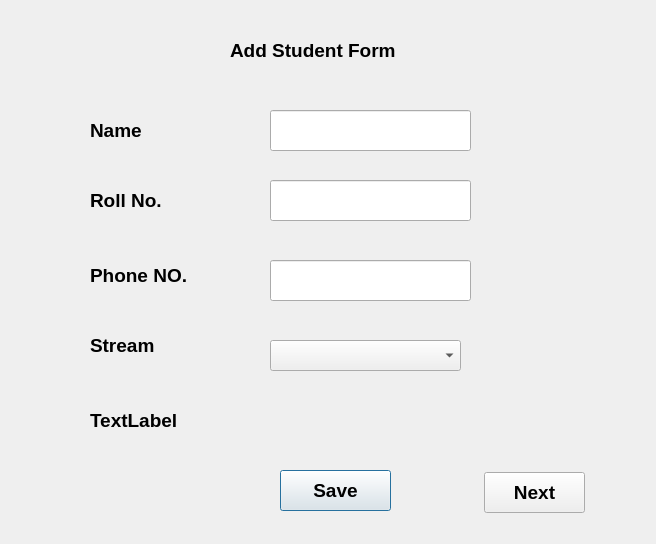
<?xml version="1.0" encoding="UTF-8"?>
<ui version="4.0">
 <class>add_student</class>
 <widget class="QDialog" name="add_student">
  <property name="geometry">
   <rect>
    <x>0</x>
    <y>0</y>
    <width>656</width>
    <height>544</height>
   </rect>
  </property>
  <property name="font">
   <font>
    <pointsize>14</pointsize>
    <weight>75</weight>
    <bold>true</bold>
   </font>
  </property>
  <property name="windowTitle">
   <string>Student Management System</string>
  </property>
  <widget class="QLabel" name="label">
   <property name="geometry">
    <rect>
     <x>230</x>
     <y>30</y>
     <width>271</width>
     <height>41</height>
    </rect>
   </property>
   <property name="text">
    <string>Add Student Form</string>
   </property>
  </widget>
  <widget class="QLabel" name="label_2">
   <property name="geometry">
    <rect>
     <x>90</x>
     <y>110</y>
     <width>121</width>
     <height>41</height>
    </rect>
   </property>
   <property name="text">
    <string>Name</string>
   </property>
  </widget>
  <widget class="QLabel" name="label_3">
   <property name="geometry">
    <rect>
     <x>90</x>
     <y>190</y>
     <width>121</width>
     <height>20</height>
    </rect>
   </property>
   <property name="text">
    <string>Roll No.</string>
   </property>
  </widget>
  <widget class="QLabel" name="label_4">
   <property name="geometry">
    <rect>
     <x>90</x>
     <y>260</y>
     <width>111</width>
     <height>31</height>
    </rect>
   </property>
   <property name="text">
    <string>Phone NO.</string>
   </property>
  </widget>
  <widget class="QLabel" name="label_5">
   <property name="geometry">
    <rect>
     <x>90</x>
     <y>330</y>
     <width>111</width>
     <height>31</height>
    </rect>
   </property>
   <property name="text">
    <string>Stream</string>
   </property>
  </widget>
  <widget class="QLabel" name="lbl_msg">
   <property name="geometry">
    <rect>
     <x>90</x>
     <y>400</y>
     <width>471</width>
     <height>41</height>
    </rect>
   </property>
   <property name="text">
    <string>TextLabel</string>
   </property>
  </widget>
  <widget class="QPushButton" name="btn_saave">
   <property name="geometry">
    <rect>
     <x>280</x>
     <y>470</y>
     <width>111</width>
     <height>41</height>
    </rect>
   </property>
   <property name="text">
    <string>Save</string>
   </property>
  </widget>
  <widget class="QPushButton" name="btn_next">
   <property name="geometry">
    <rect>
     <x>484</x>
     <y>472</y>
     <width>101</width>
     <height>41</height>
    </rect>
   </property>
   <property name="text">
    <string>Next</string>
   </property>
  </widget>
  <widget class="QLineEdit" name="txt_name">
   <property name="geometry">
    <rect>
     <x>270</x>
     <y>110</y>
     <width>201</width>
     <height>41</height>
    </rect>
   </property>
  </widget>
  <widget class="QLineEdit" name="txt_roll">
   <property name="geometry">
    <rect>
     <x>270</x>
     <y>180</y>
     <width>201</width>
     <height>41</height>
    </rect>
   </property>
  </widget>
  <widget class="QLineEdit" name="txt_phone">
   <property name="geometry">
    <rect>
     <x>270</x>
     <y>260</y>
     <width>201</width>
     <height>41</height>
    </rect>
   </property>
  </widget>
  <widget class="QComboBox" name="cmb_stream">
   <property name="geometry">
    <rect>
     <x>270</x>
     <y>340</y>
     <width>191</width>
     <height>31</height>
    </rect>
   </property>
  </widget>
 </widget>
 <resources/>
 <connections/>
</ui>
